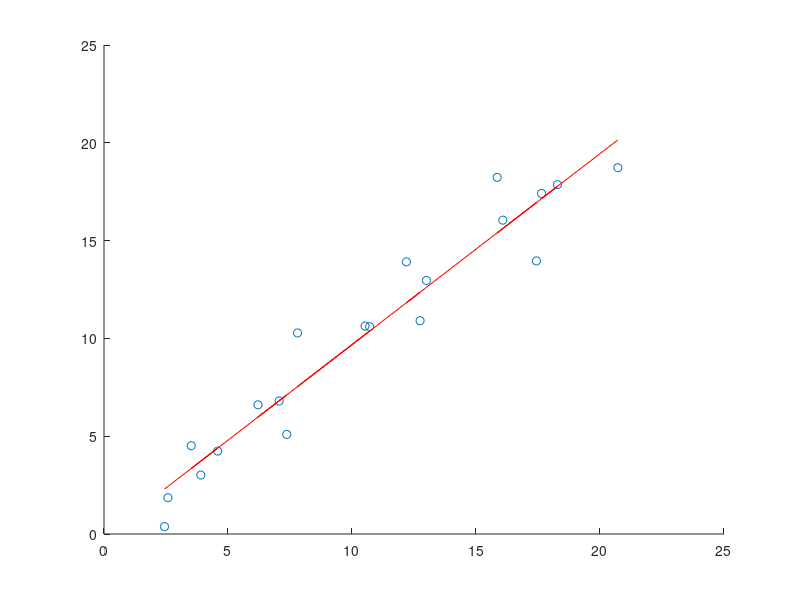

The MATLAB script that drew this image:
x = [randn(20,1) + (1:20)',ones(20,1);];
y = randn(20,1) + (1:20)';

% 核心算法  
w = ( (x'*x)^-1 )*x'*y;
y_ = x*w;

scatter(x(:,1),y);hold on;
plot(x(:,1),y_,'r')
